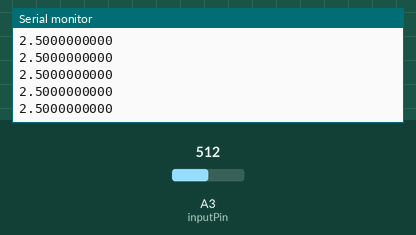
The sketch below on a simulated Arduino Uno, built with avr-gcc and run on an emulated ATmega328P. Parts: the last lines printed to the serial monitor. Inputs (shaded band) come from the test bench; at power-on: A3 (inputPin) = 512.

Above: at 1.2 s.
1.3 s: A3 (inputPin) set to 716
At 2.0 s:
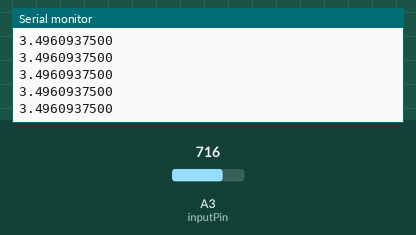
2.8 s: A3 (inputPin) set to 900
At 3.3 s:
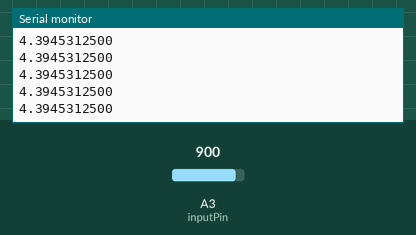
Timing chart, 0 to 5.8 s (numbered marks = the images above; inputs shaded):
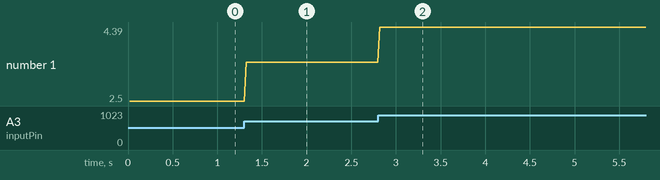

Measured:
- after the input at 1.3 s, the serial monitor: prints a new line at once (image 1)
- after the input at 2.8 s, the serial monitor: prints a new line at once (image 2)
- plotted number 1: 2.5 → 3.5 after the input at 1.3 s, 3.5 → 4.39 after the input at 2.8 s

The sketch:

Lab_5_PulseDisplay.ino
```cpp
/* ENSC 475 Lab 5 - Pulse Display
    Date: 13 April 2018
    Authors: Isaac Cheng Hui Tan
             Nathanael Davis Tan

    Version 1.0

    This code takes in values from the arduino ADC and prints it to serial for display.

*/

int inputPin = 3;
int value = 0;
unsigned sampleRate = 50; // per second
unsigned sampleTime = 0;
unsigned long lastSampleTime = 0;
float voltage = 0.0;
double timeNow = 0.0;
unsigned long count = 0;


void setup() {
  // put your setup code here, to run once:
  Serial.begin(9600);
  sampleTime = 1000/sampleRate;
}

void loop() {
  // put your main code here, to run repeatedly:
  if((millis()-lastSampleTime) > sampleTime)
  {
    value = analogRead(inputPin);
    voltage = float(value)*(5.0/1024.0);
    timeNow = float(count)*(sampleTime/1000.0);
    count++;
//    Serial.print(timeNow, DEC);  // send the first value
//    Serial.print(",");          // separated by a comma
    Serial.print(voltage, DEC);  // other values get sent as above
    Serial.println();           // print a linefeed character
    lastSampleTime = millis();
  }
}
```
